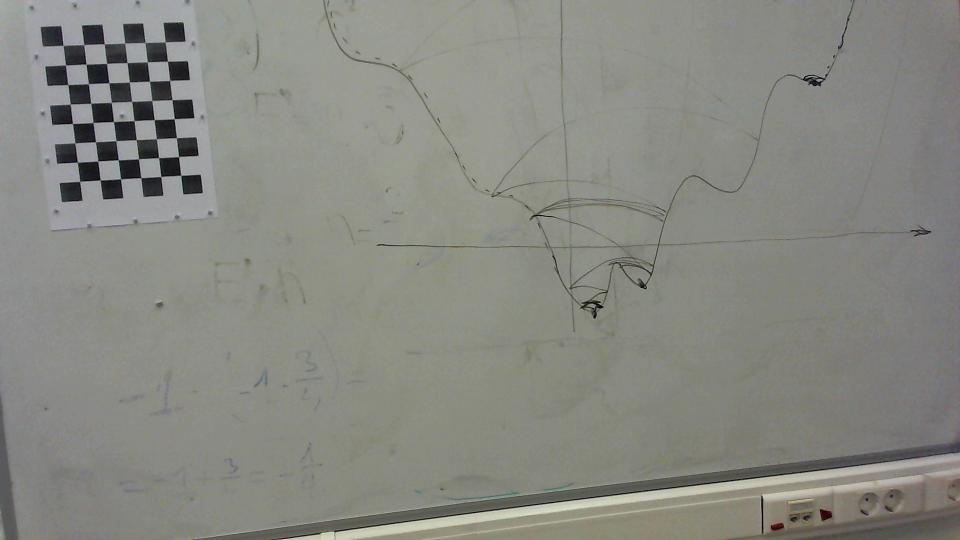
#> input picture img/chess/1.jpg, 1920 x 1080 px (shown at 1/2 size)
$ python -i quantization.py   (imports and definitions only)
#> lines starting #> are read from the running program, lines starting #| are printed output that depends on the picture
#> further down, picture is the input picture: shape (1080, 1920, 3); mean B, G, R 129.6, 136.6, 135.6
'''
Выделение цветов (квантизация)
'''
import numpy as np
import cv2 as cv


def quantization(img, color_count=3, scale=0.25):
    '''
    Приведение изображения к картинке из color_count цветов
    '''
#> called with color_count = 3, scale = 0.25
    size = (int(img.shape[1] * scale), int(img.shape[0] * scale))
#> size = (480, 270)
    pixels = cv.resize(img, size)
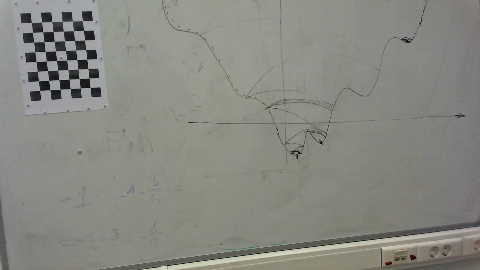
#> pixels: shape (270, 480, 3); mean B, G, R 129.7, 136.7, 135.8
    shape = pixels.shape
#> shape = (270, 480, 3)
    pixels = np.float32(pixels.reshape((-1,3)))
    # критерии прекращения итераций
    criteria = (cv.TERM_CRITERIA_EPS + cv.TERM_CRITERIA_MAX_ITER, 3, 1.0)
    ret, label, center = cv.kmeans(pixels, color_count, None, criteria, 3, cv.KMEANS_PP_CENTERS)
#> ret = 39559736.3; center = [[126.6, 134, 133.4], [63.13, 64.74, 65.43], [145.7, 152.7, 150.9]]
    # обратное преобразование в изображение
    center = np.uint8(center)
#> center = [[126, 134, 133], [63, 64, 65], [145, 152, 150]]
    res = center[label.flatten()]
    return (
        cv.resize(res.reshape(shape),
                  (img.shape[1], img.shape[0]),
                  interpolation=cv.INTER_LINEAR),
        center
    )

>>> import cv2
>>> picture = cv2.imread('img/chess/1.jpg')
>>> result = quantization(picture)

$ run again, on img/chess/10.jpg
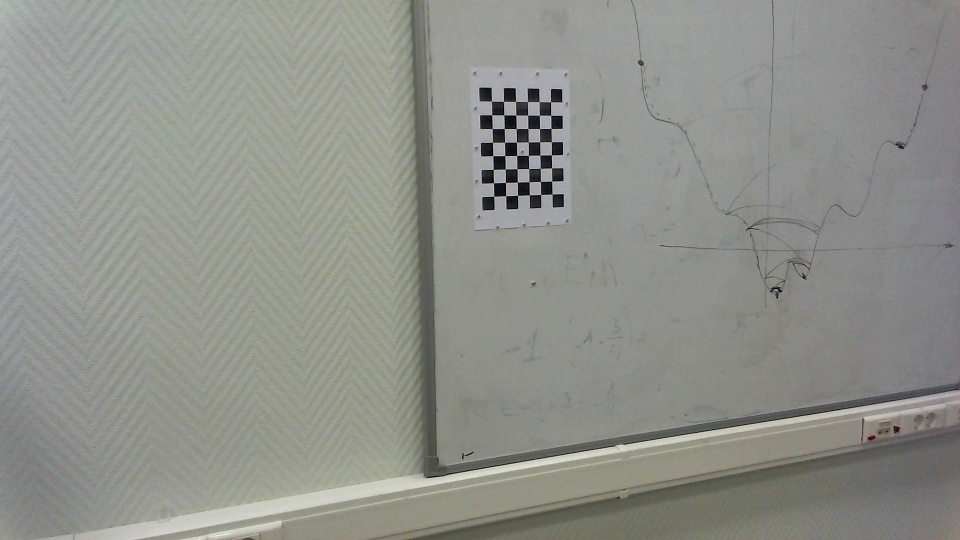
#> input picture img/chess/10.jpg, 1920 x 1080 px (shown at 1/2 size)
#> picture is the input picture: shape (1080, 1920, 3); mean B, G, R 138.7, 145.3, 143.4
#> in quantization, `pixels = cv.resize(img, size)`:
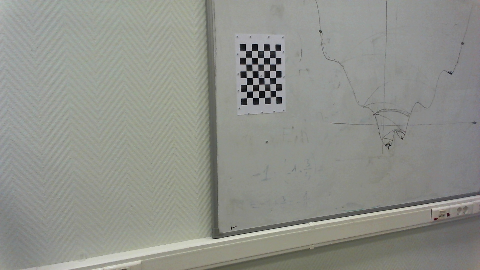
#> pixels: shape (270, 480, 3); mean B, G, R 138.9, 145.4, 143.6
#> in quantization, `ret, label, center = cv.kmeans(pixels, color_count, None, criteria, 3,..`: ret = 49150563.7; center = [[135, 140.5, 139.6], [87.85, 94.94, 94.85], [153.2, 160.7, 157.6]]
#> in quantization, `center = np.uint8(center)`: center = [[134, 140, 139], [87, 94, 94], [153, 160, 157]]

$ run again, on img/chess/11.jpg
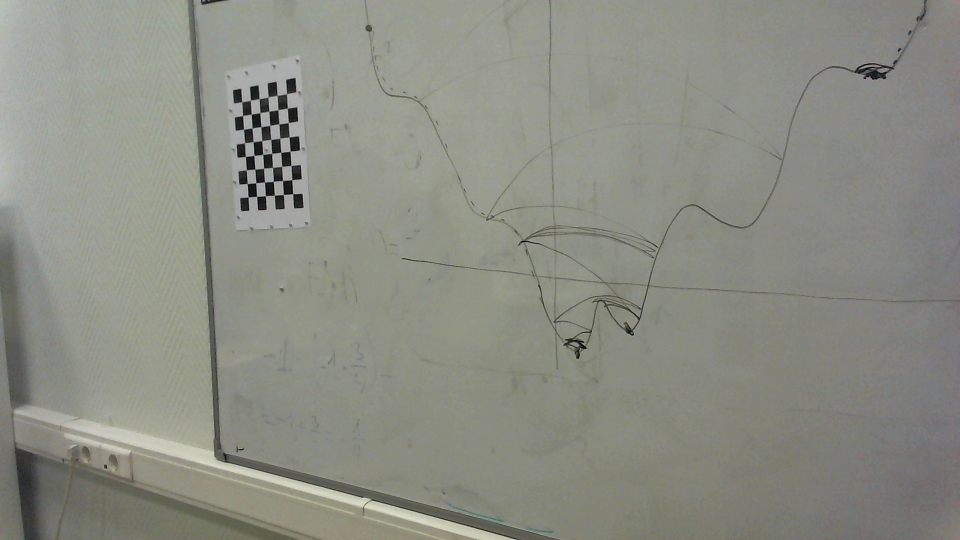
#> input picture img/chess/11.jpg, 1920 x 1080 px (shown at 1/2 size)
#> picture is the input picture: shape (1080, 1920, 3); mean B, G, R 132, 141.3, 139.8
#> in quantization, `pixels = cv.resize(img, size)`:
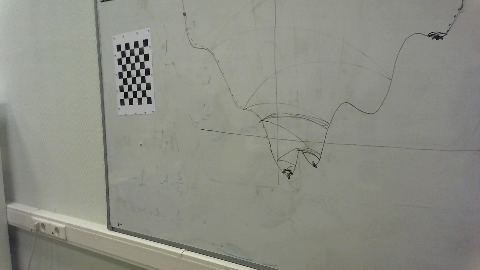
#> pixels: shape (270, 480, 3); mean B, G, R 132.1, 141.5, 139.9
#> in quantization, `ret, label, center = cv.kmeans(pixels, color_count, None, criteria, 3,..`: ret = 43855761.3; center = [[127.9, 136.9, 135.9], [88.13, 95.29, 94.84], [148.9, 159.3, 156.7]]
#> in quantization, `center = np.uint8(center)`: center = [[127, 136, 135], [88, 95, 94], [148, 159, 156]]

$ run again, on img/chess/12.jpg
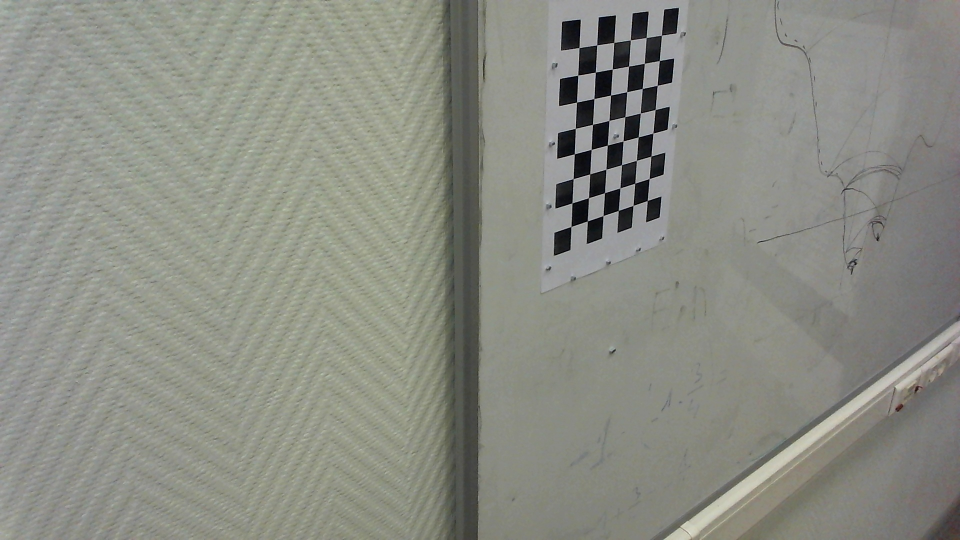
#> input picture img/chess/12.jpg, 1920 x 1080 px (shown at 1/2 size)
#> picture is the input picture: shape (1080, 1920, 3); mean B, G, R 132, 140.9, 139.2
#> in quantization, `pixels = cv.resize(img, size)`:
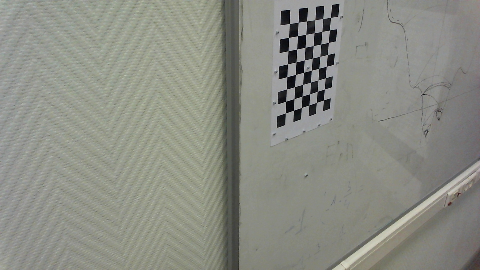
#> pixels: shape (270, 480, 3); mean B, G, R 132.1, 141, 139.3
#> in quantization, `ret, label, center = cv.kmeans(pixels, color_count, None, criteria, 3,..`: ret = 51957982.8; center = [[119.3, 127.2, 126.9], [143.3, 153.2, 150.8], [47.71, 48.39, 47.53]]
#> in quantization, `center = np.uint8(center)`: center = [[119, 127, 126], [143, 153, 150], [47, 48, 47]]
